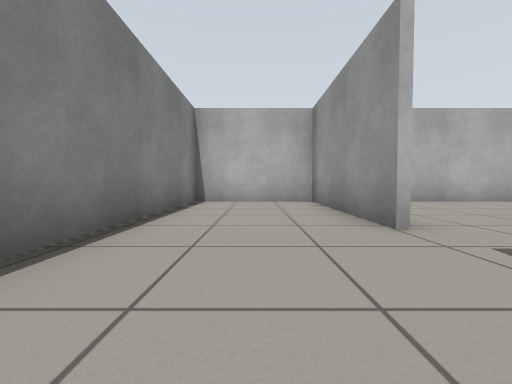
view 1 (above)

16 first-person views from a walk through a Gazebo world. The camera is 0.5 m above the floor, tilts 2° down and sees 90° across. The floor is counted in squares, 1 m on a side. Each view is taken from the middle of a square. On the plan, view 1 faces up. The plan holds only what a view shows up to about 9 squares ahead; the rest is blank.

view 2
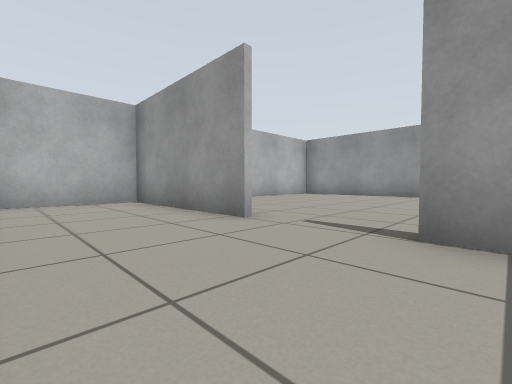

view 3
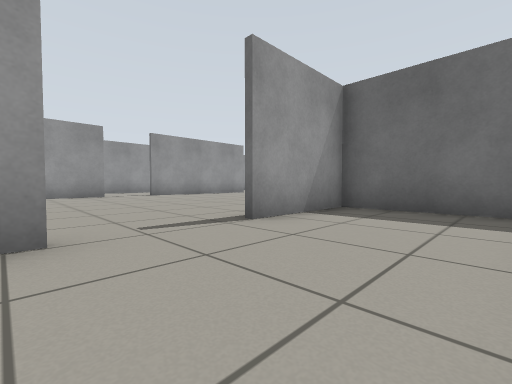

view 4
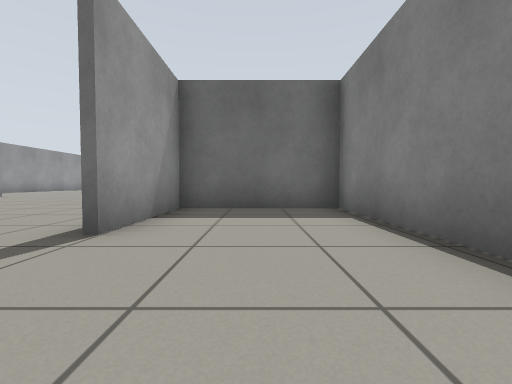

view 5
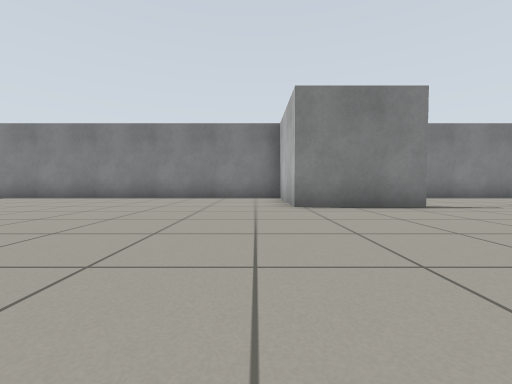

view 6
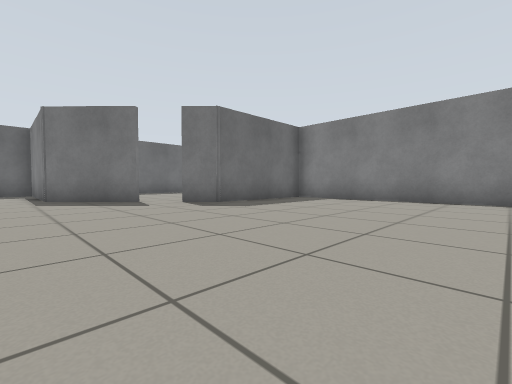

view 7
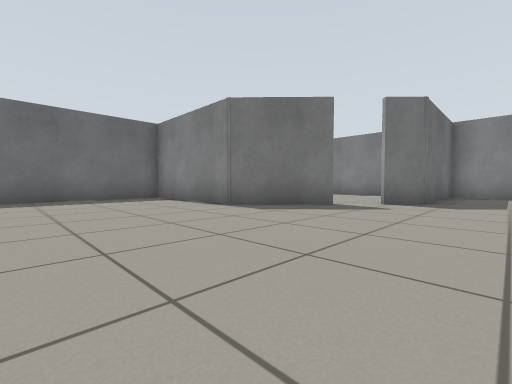

view 8
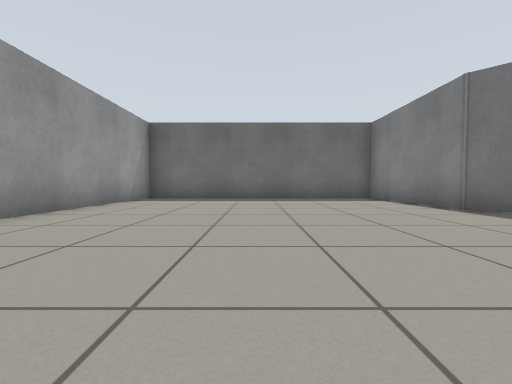

view 9
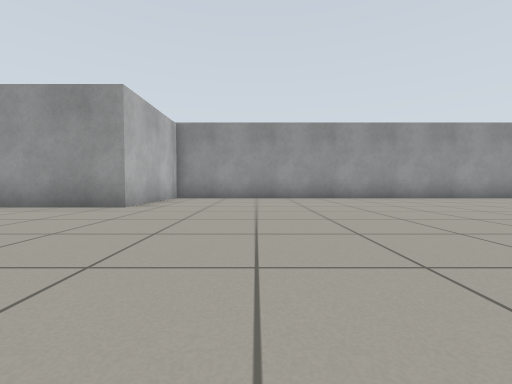

view 10
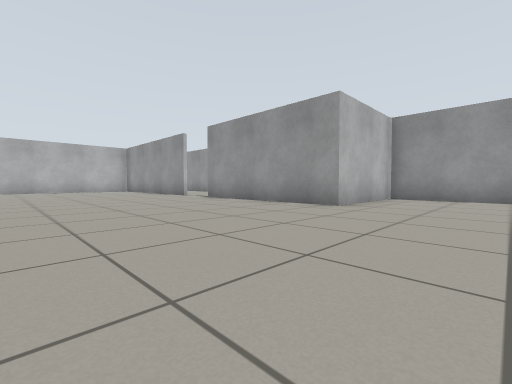

view 11
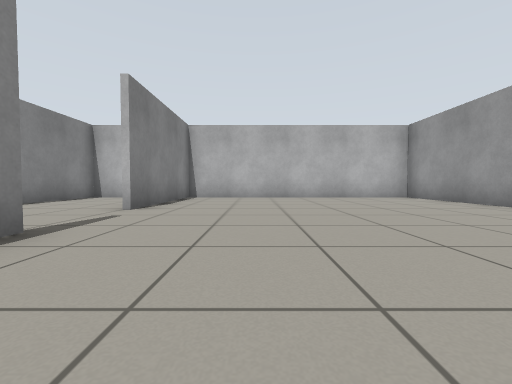

view 12
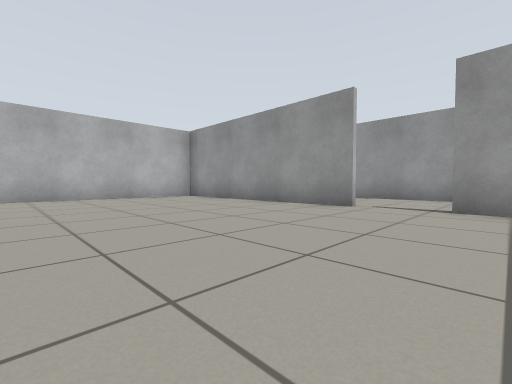

view 13
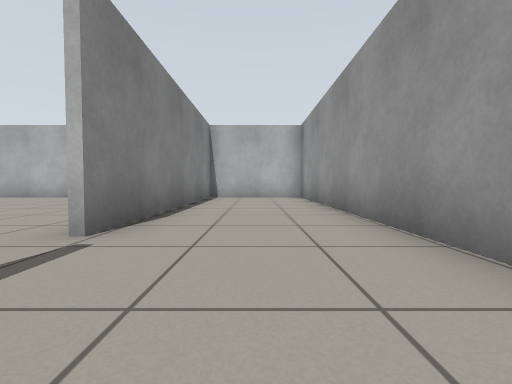

view 14
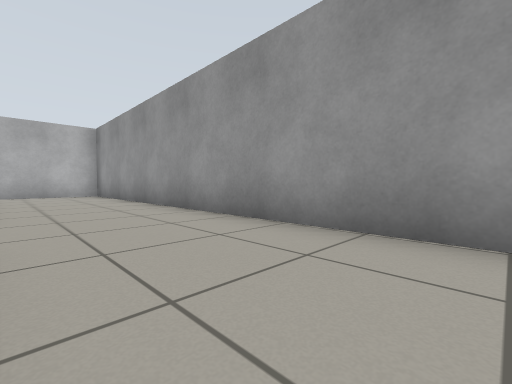

view 15
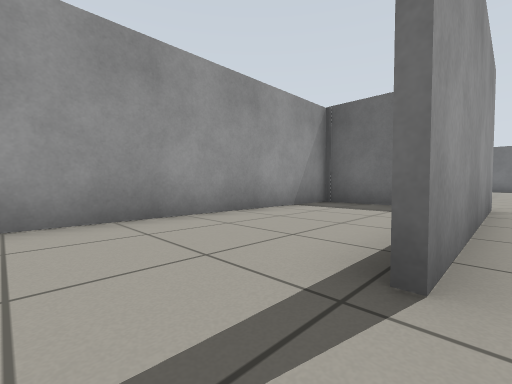

view 16
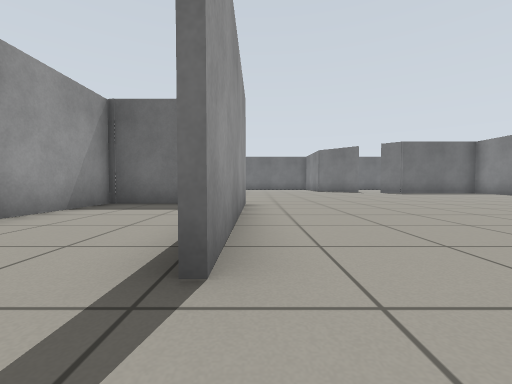

### Floor plan
Ten units are one square. View 1 is at (0, 0); x grows to the right and y downward. Boxes are objects, and circles mark ways between rooms. Rooms are numbered by the first view taken in them; rooms with no view inside come last. Other rooms are left out.
<svg viewBox="-23 -75 154 275">
<path fill="none" stroke="#000" d="M15 -28 15 -70M19 -69 -16 -69 -16 20M-18 20 15 20 15 -6M125 63 93 63 93 13M34 139 52 157 52 195 126 195 126 61M93 -2 93 -69M17 -6 17 22 -16 22M-16 20 -16 124 20 124 27 131M91 -69 19 -69M17 -69 17 -28M109 62 125 62M126 61 126 -69 91 -69M94 -69 94 -4"/>
<circle cx="20" cy="-15" r="3" fill="#2a7"/>
<circle cx="90" cy="5" r="3" fill="#2a7"/>
<text x="0" y="-30">1</text>
<text x="60" y="70">2</text>
<text x="110" y="0">3</text>
</svg>
Room 1 opens to room 2. Room 2 opens to room 3.

Where each view was taken, in squares from view 1:
view 1: 0 up, 0 right, facing up
view 2: 0 up, 1 left, facing up-right
view 3: 3 up, 1 left, facing down-right
view 4: 3 up, 0 right, facing down
view 5: 3 down, 7 right, facing left
view 6: 7 down, 6 right, facing down-left
view 7: 11 down, 9 right, facing down-left
view 8: 11 down, 9 right, facing down
view 9: 9 down, 4 right, facing right
view 10: 9 down, 4 right, facing up-right
view 11: 2 down, 4 right, facing up
view 12: 2 down, 4 right, facing up-right
view 13: 2 down, 11 right, facing up
view 14: 4 down, 10 right, facing up-right
view 15: 0 up, 9 right, facing down-right
view 16: 0 up, 9 right, facing down
